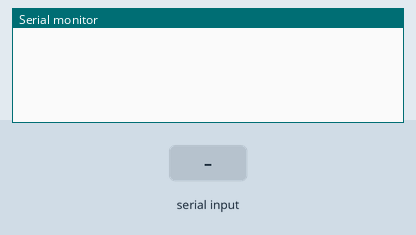
This sketch was run on a simulated Arduino Uno, built with avr-gcc and run on an emulated ATmega328P. Parts: the last lines printed to the serial monitor. The inputs (shaded band) are chosen by the test bench.

Above: at 1.2 s.
1.3 s: "90,45\n" received over Serial
At 2.0 s:
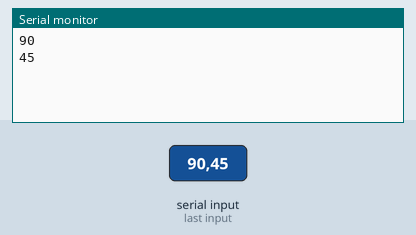
2.8 s: "30,150\n" received over Serial
At 5.1 s:
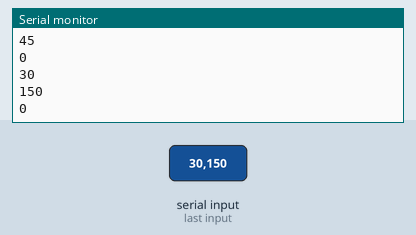
Timing chart, 0 to 6.6 s (numbered marks = the images above; inputs shaded):
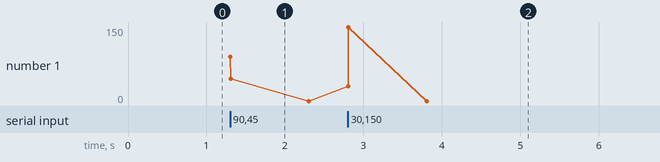

The sketch:

serial.ino
```cpp
void setup() {
Serial.begin(9600);  //통신속도 조절
}
void loop() {
if(Serial.available()){
long value = Serial.parseInt();
Serial.println(value);
}
}
```

Measured:
- after the input at 1.3 s, the serial monitor: prints a new line at once (image 1)
- after the input at 2.8 s, the serial monitor: prints a new line at once (image 2)
